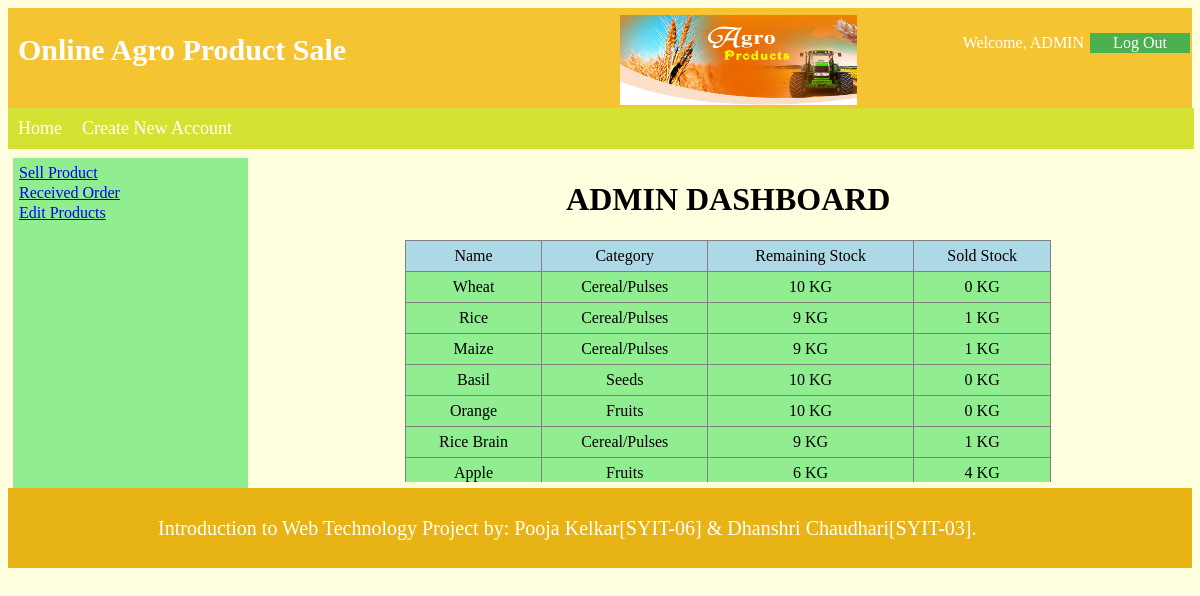
Page /admin.php (signed in) on the committed database.
### tables this page shows
CREATE TABLE `products` (
  `id` int(5) NOT NULL,
  `name` text NOT NULL,
  `category` text NOT NULL,
  `RS` int(10) NOT NULL,
  `SS` int(10) NOT NULL DEFAULT '0',
  `price` int(10) NOT NULL,
  `desp` text NOT NULL,
  `img` mediumblob NOT NULL
);

### admin.php (the view, shortened to what this page needs)
<?php
$conn=mysqli_connect("localhost","root","","agro");
$result=mysqli_query($conn,"select  * from products");
while($row1=mysqli_fetch_row($result))
{
  $row[]=$row1;
}
?>
<html>
<head>
	<link rel="stylesheet" href="css/styles.css">
</head>
<body>
<header  style="height: 100px;background-color: #f4c433;">
	 <div class="row" style="width:100%">
		  <div class="column1">
				<h1 style="font-size: 30px;color:white;"> Online Agro Product Sale
		  </div>
		  <div class="column">
				<img style="width:100%;height: 90%; margin-top:2px;"  src="img/agroproducts.jpg" alt="Online Plot Selling & Buying" >
		  </div>
<div align='right' style='padding-top:5px;<?php if(!isset ($_SESSION['uname'])){echo "display:none;";}?>'><?php echo "<p style='color:WHITE'>Welcome, ".$_SESSION['uname']."	";  ?><a href="logout.php" ><button  class='button1'>Log Out</button></a></div>
	</div>
</header>
<nav>
	<ul style="  position: absolute;width:98.8%;font-size:18px">
	  <li><a href="index.php">Home</a></li>
	  <li><a href="create_account.php">Create New Account</a></li>
	</ul>
</nav>
<div class="row"  style="margin-top:50px;width:100%">
 <div class="column3" style="overflow-y: scroll; height:320px;" ><table style="border-collapse: collapse; width:100%">
<tr style='<?php if($_SESSION['uname']!='ADMIN'){echo "display:none;";}?>'><td><a href="insert_prod.php">Sell Product</a><td></tr>
	<tr style='<?php if($_SESSION['uname']!='ADMIN'){echo "display:none;";}?>'><td><a href="orderr.php">Received Order</a><td></tr>
<tr style='<?php if($_SESSION['uname']!='ADMIN'){echo "display:none;";}?>'><td><a href="myprod.php">Edit Products</a><td></tr>
</table>
</div>
<div class="column2" style="overflow-y: scroll; height:320px;">
		<h1 align='center'>ADMIN DASHBOARD</h1>
		<table cellpadding="6" align='center' border="1" style="border-collapse: collapse;width:70%">
		<tr align='center' bgcolor='lightblue'><td>Name</td><td>Category</td><td>Remaining Stock</td><td>Sold Stock</td></tr>
		<?php
		for($i=0;$i<count($row);$i++)
		{
		echo "<tr align='center' bgcolor='lightgreen'>";
		echo "<td>".$row[$i][1]."</td><td>".$row[$i][2]."</td><td>".$row[$i][3]." KG</td><td>".$row[$i][4]." KG</td>";
echo "</tr>";
}	?>
		</table>
</div>
</div>
 <footer >
 <div  style="margin-left:150px">
	  <p  style="font-size:20px">Introduction to Web Technology Project by: Pooja Kelkar[SYIT-06] & Dhanshri Chaudhari[SYIT-03].</p></div>
</footer>
</body>
</html>

### styles.css (style rules this page uses)
* { font-family:Loma; }
.button1 { background-color: #4CAF50; border: none; width:100px; color: white; text-align: center; font-size: 16px; margin: 4px 2px; cursor: pointer; }
body { background-color:lightyellow }
.column { float: left; width: 20%; padding: 5px; }
.column1 { float: left; width: 50%; padding: 5px; margin-left:5px; }
.column3 { float: left; width:19%; height:300px; padding: 5px; margin-left:5px; background-color:lightgreen; }
.column2 { float: right; width: 78%; padding: 2px; margin-left:5px; }
footer { //position: absolute; display: flex; align-items: center; height: 5rem; right: 0; bottom: 0; left: 0; background-color: $gray; background: #e8b314; color:white; }
.row::after { content: ""; clear: both; display: table; }
ul { list-style-type: none; margin: 0; padding: 0; overflow: hidden; background-color: #d4e234; width:100%; }
li { float: left; }
li a { display: block; color: white; text-align: center; padding: 10px 10px; text-decoration: none; }

### rows in the picture
products: name "Wheat", category "Cereal/Pulses", RS "10", SS "0"
products: name "Rice", category "Cereal/Pulses", RS "9", SS "1"
products: name "Maize", category "Cereal/Pulses", RS "9", SS "1"
products: name "Basil", category "Seeds", RS "10", SS "0"
products: name "Orange", category "Fruits", RS "10", SS "0"
products: name "Rice Brain", category "Cereal/Pulses", RS "9", SS "1"
products: name "Apple", category "Fruits", RS "6", SS "4"

### other values in the picture
$_SESSION['uname'] "ADMIN"
